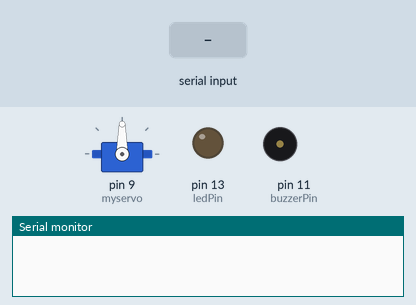
This sketch was run on a simulated Arduino Uno, built with avr-gcc and run on an emulated ATmega328P. Shown: servo, output pins drawn as LEDs (lit = HIGH), buzzer (waves = sounding), the last lines printed to the serial monitor. The inputs (shaded band) are chosen by the test bench.

Above: at 1.2 s.
1.3 s: "Y" received over Serial
At 2.1 s:
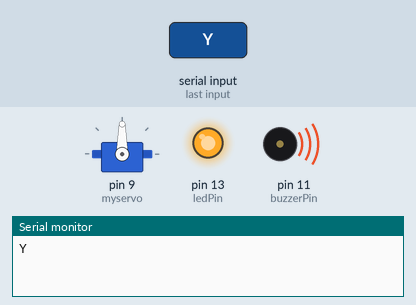
At 3.9 s:
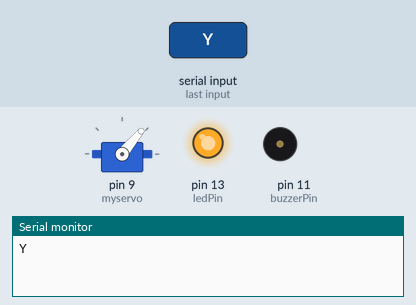
Timing chart, 0 to 5.4 s (numbered marks = the images above; inputs shaded):
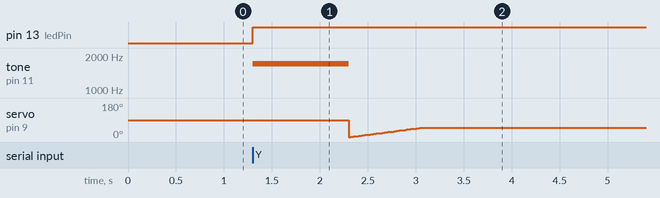

Measured:
- after the input at 1.3 s, pin 13 (ledPin): LOW → HIGH at once; tone on pin 11 (buzzerPin): silent → 1700 Hz at once, → silent 1.0 s later

The sketch:

Face_Detect_Arduino_code.ino
```cpp
#include <Servo.h>
Servo myservo;
int pos = 0;

int ledPin = 13; // LED connected to digital pin 13
int buzzerPin = 11; //buzzer connected to digital pin 11
char incomingBit;    // for incoming serial data

void setup() {

  pinMode(ledPin, OUTPUT);
  myservo.attach(9);// sets the digital pin 9 as output for servo
  pinMode(buzzerPin,OUTPUT);//sts the digital pin 11 as output for buzzer

  Serial.begin(9600);    // opens serial port, sets data rate to 9600 bps
}
void loop() {

  if (Serial.available() > 0) {

        // read the incoming byte:
        incomingBit = Serial.read();
        Serial.println(incomingBit);
                if(incomingBit == 'Y' || incomingBit == 'y') {

                    //Sets Led  ON
                    digitalWrite(ledPin, HIGH);

                    //Sets Buzzer ON for 1 sec
                    tone(11,1700);
                    delay(1000);
                    noTone(11);

                    //Open Door for 10 sec
                    for(pos = 0;pos<=50;pos += 1)//open Door using servo
                    {
                     myservo.write(pos);
                     delay(15);//wait 15ms
                    }
                    delay(10000);//let door be open for 10 sec

                }
                else
                {
                  //Sets led OFF if no face detected
                  digitalWrite(ledPin, LOW);

                  //close door if no face detected
                  for(pos  = 50;pos>=0;pos -=1)
                  {
                  myservo.write(pos);
                  delay(15);//wait 15ms
                  }
                }
    }
}
```
